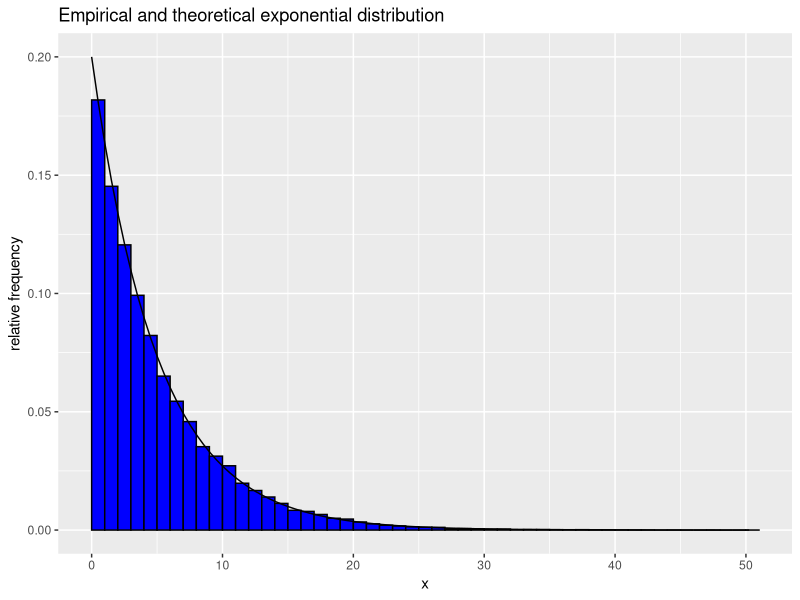
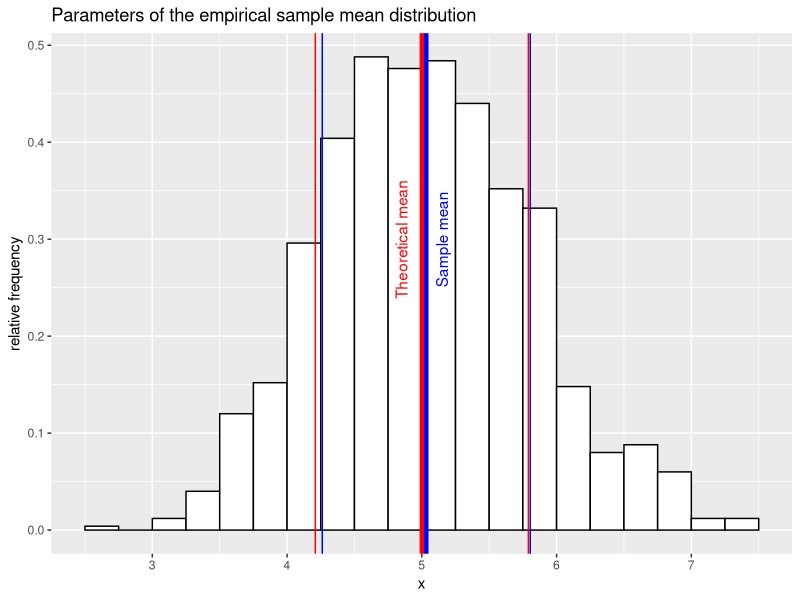
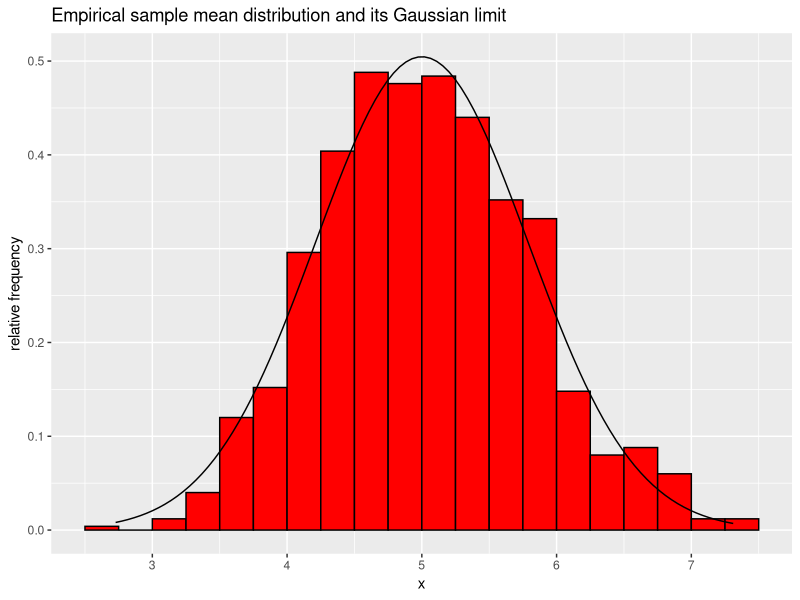
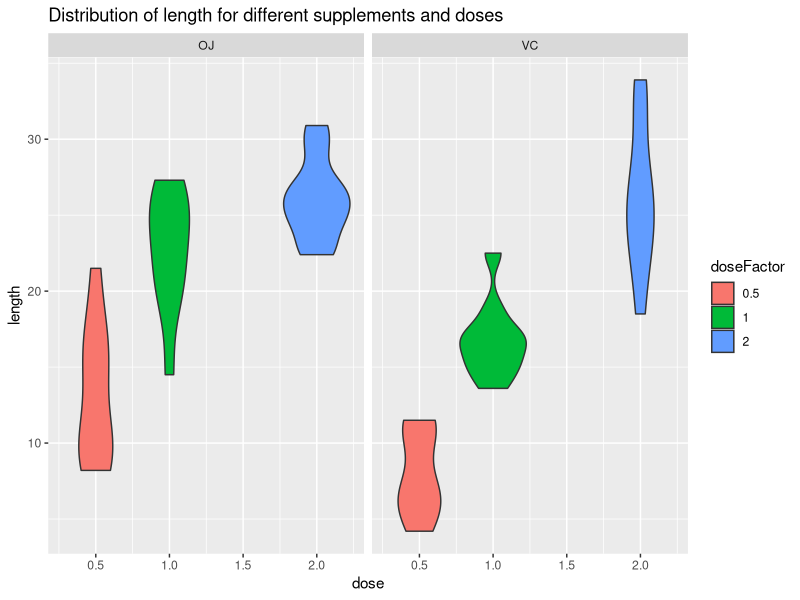

Write R code to recreate these figures, in order.
## ---- chunk 1
knitr::opts_chunk$set(echo = TRUE, fig.width = 5.5, fig.height = 2.5)
## ---- chunk 2
sampleSize = 40
numSamples = 1000
parLambda = 0.2
## ---- chunk 3
set.seed(9876)
samples <- rexp(sampleSize * numSamples, rate = parLambda)
## ---- chunk 4
library(ggplot2)
g <- ggplot(data = data.frame(x = samples), mapping = aes(x = x)) + 
    geom_histogram(aes(y = ..density..), 
                   binwidth = 1, boundary = 0, color = "black", fill = "blue") +
    labs(title = "Empirical and theoretical exponential distribution", y = "relative frequency") +
    stat_function(fun = dexp, args = list(rate = parLambda))
g
## ---- chunk 5
samples <- matrix(samples, nrow = numSamples, ncol = sampleSize, byrow = TRUE)
means <- apply(samples, 1, mean)
## ---- chunk 6
theoreticalMean <- 1.0 / parLambda
theoreticalMean
## ---- chunk 7
sampleMean <- mean(means)
sampleMean
## ---- chunk 8
expVar <- 1.0 / (parLambda ^ 2)
expVar
## ---- chunk 9
theoreticalVar <- expVar / sampleSize
theoreticalVar
## ---- chunk 10
sampleVar <- var(means)
sampleVar
## ---- chunk 11
theoreticalSd <- sqrt(theoreticalVar)
sampleSd <- sqrt(sampleVar)
theoreticalSd
sampleSd
## ---- chunk 12
g <- ggplot(data = data.frame(x = means), mapping = aes(x = x)) +
    geom_histogram(aes(y = ..density..), binwidth = 0.25, 
                   boundary = 0, color = "black", fill = "white") + 
    labs(title = "Parameters of the empirical sample mean distribution", 
         y = "relative frequency") + 
    geom_vline(xintercept = theoreticalMean, color="red", size = 1.5) +
    annotate("text", 4.85, 0.3, label="Theoretical mean", 
             color = "red", angle = 90) + 
    geom_vline(xintercept = sampleMean, color="blue", size = 1.5) +
    annotate("text", 5.15, 0.3, label="Sample mean", color="blue", angle=90) +
    geom_vline(xintercept = theoreticalMean + c(-1, 1) * theoreticalSd, 
               color = "red") + 
    geom_vline(xintercept = sampleMean + c(-1, 1) * sampleSd, color = "blue")
g
## ---- chunk 13
g <- ggplot(data = data.frame(x = means), mapping = aes(x = x)) +
    geom_histogram(aes(y = ..density..), binwidth = 0.25, 
                   boundary = 0, color = "black", fill = "red") + 
    labs(title = "Empirical sample mean distribution and its Gaussian limit", 
         y = "relative frequency") + 
    stat_function(fun = dnorm, args = list(mean = theoreticalMean, sd =
                                               theoreticalSd))
g
## ---- chunk 14
data(ToothGrowth)
ToothGrowth$doseFactor <- as.factor(ToothGrowth$dose)

g <- ggplot(data = ToothGrowth, mapping = aes(x = dose, y = len, 
                                              group = doseFactor, fill = doseFactor)) +
    facet_grid(. ~ supp) + geom_violin() +
    labs(title = "Distribution of length for different supplements and doses", y = "length")
g
## ---- chunk 15
library(dplyr)
avgToothGrowth <- ToothGrowth %>% group_by(supp, dose) %>% 
    summarize(avgLen = mean(len), sdLen = sd(len), count = n())

avgToothGrowth
## ---- chunk 16
probError1 = 0.025
## ---- chunk 17
x <- ToothGrowth[ToothGrowth$supp == "OJ" & ToothGrowth$dose == 0.5, "len"]
y <- ToothGrowth[ToothGrowth$supp == "VC" & ToothGrowth$dose == 0.5, "len"]
testRes <- t.test(x, y, 
                  alternative = "two.sided", paired = FALSE, 
                  var.equal = FALSE, conf.level = 0.975)
testRes$conf.int
## ---- chunk 18
x <- ToothGrowth[ToothGrowth$supp == "OJ" & ToothGrowth$dose == 1.0, "len"]
y <- ToothGrowth[ToothGrowth$supp == "VC" & ToothGrowth$dose == 1.0, "len"]
testRes <- t.test(x, y, 
                  alternative = "two.sided", paired = FALSE, 
                  var.equal = FALSE, conf.level = 0.975)
testRes$conf.int
## ---- chunk 19
x <- ToothGrowth[ToothGrowth$supp == "OJ" & ToothGrowth$dose == 2.0, "len"]
y <- ToothGrowth[ToothGrowth$supp == "VC" & ToothGrowth$dose == 2.0, "len"]
testRes <- t.test(x, y, 
                  alternative = "two.sided", paired = FALSE, 
                  var.equal = FALSE, conf.level = 0.975)
testRes$conf.int
## ---- chunk 20
probError2 = 0.05
## ---- chunk 21
x <- ToothGrowth[ToothGrowth$supp == "OJ" & ToothGrowth$dose == 1.0, "len"]
y <- ToothGrowth[ToothGrowth$supp == "OJ" & ToothGrowth$dose == 0.5, "len"]
testRes <- t.test(x, y, 
                  alternative = "two.sided", paired = FALSE, 
                  var.equal = FALSE, conf.level = 0.95)
testRes$conf.int
## ---- chunk 22
x <- ToothGrowth[ToothGrowth$supp == "VC" & ToothGrowth$dose == 1.0, "len"]
y <- ToothGrowth[ToothGrowth$supp == "VC" & ToothGrowth$dose == 0.5, "len"]
testRes <- t.test(x, y, 
                  alternative = "two.sided", paired = FALSE, 
                  var.equal = FALSE, conf.level = 0.95)
testRes$conf.int
## ---- chunk 23
x <- ToothGrowth[ToothGrowth$supp == "OJ" & ToothGrowth$dose == 2.0, "len"]
y <- ToothGrowth[ToothGrowth$supp == "OJ" & ToothGrowth$dose == 1.0, "len"]
testRes <- t.test(x, y, 
                  alternative = "two.sided", paired = FALSE, 
                  var.equal = FALSE, conf.level = 0.95)
testRes$conf.int
## ---- chunk 24
x <- ToothGrowth[ToothGrowth$supp == "VC" & ToothGrowth$dose == 2.0, "len"]
y <- ToothGrowth[ToothGrowth$supp == "VC" & ToothGrowth$dose == 1.0, "len"]
testRes <- t.test(x, y, 
                  alternative = "two.sided", paired = FALSE, 
                  var.equal = FALSE, conf.level = 0.95)
testRes$conf.int
